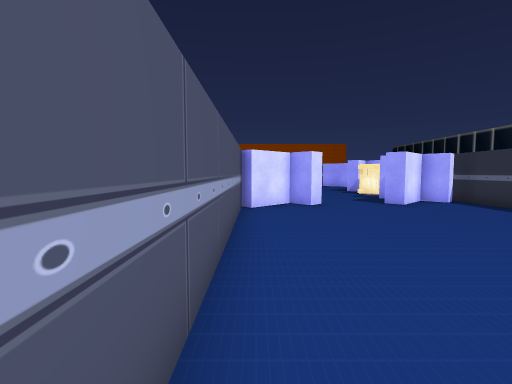
[1] (above)

17 first-person views from a walk through a scene from a Unity 3-D project. The camera is 1.2 m above the floor, tilts 4° down and sees 85° across. The floor is counted in squares, 1 m on a side. Each view is taken from the middle of a square. On the plan, view 1 faces up. The plan holds only what a view shows up to about 13 squares ahead; the rest is blank. The place goes on beyond the plan. The player character is not drawn. Some animated figures are left out.

[2]
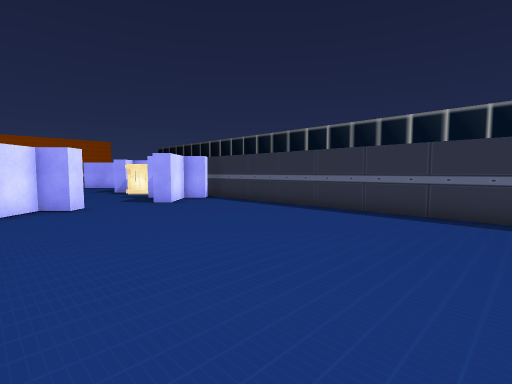

[3]
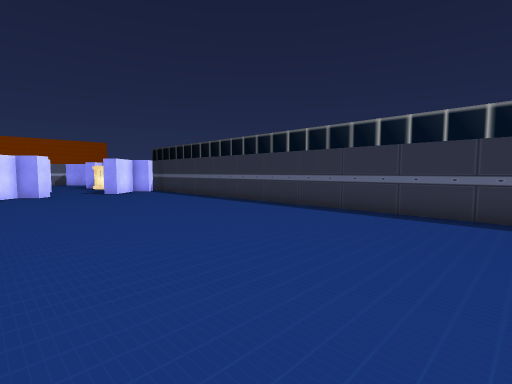

[4]
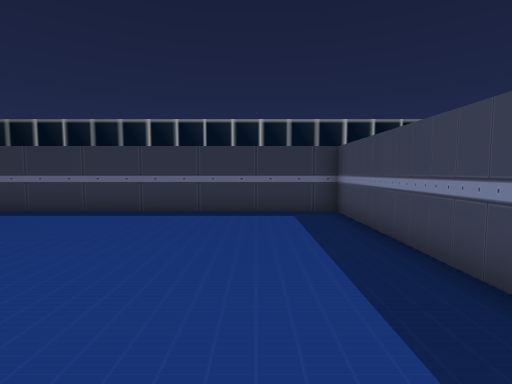

[5]
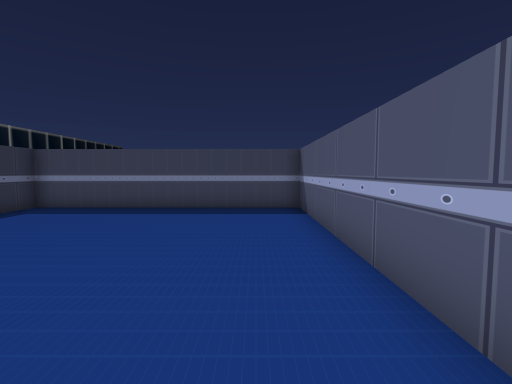

[6]
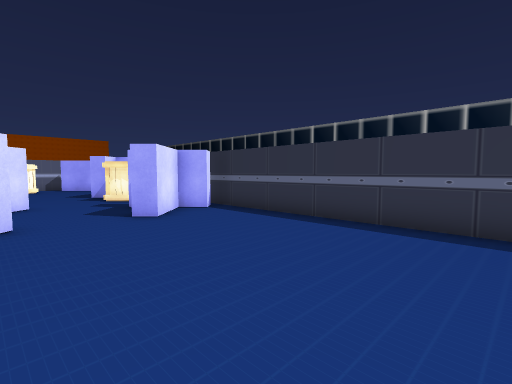

[7]
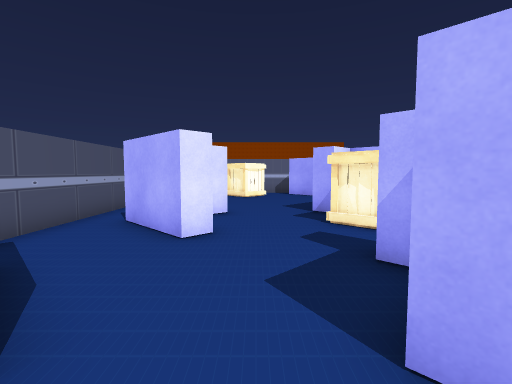

[8]
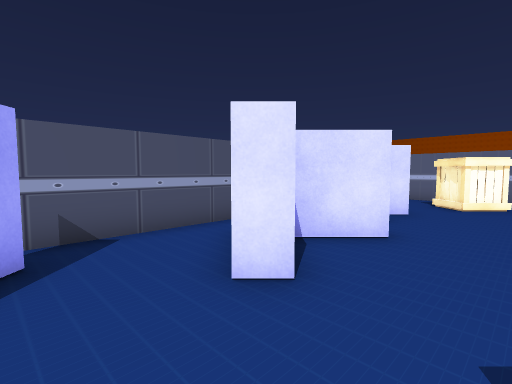

[9]
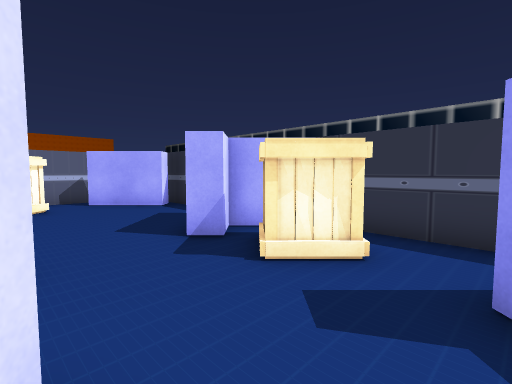

[10]
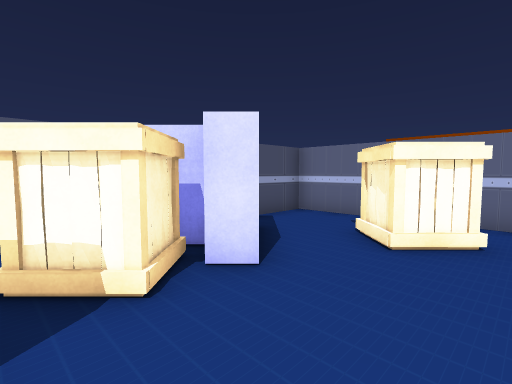

[11]
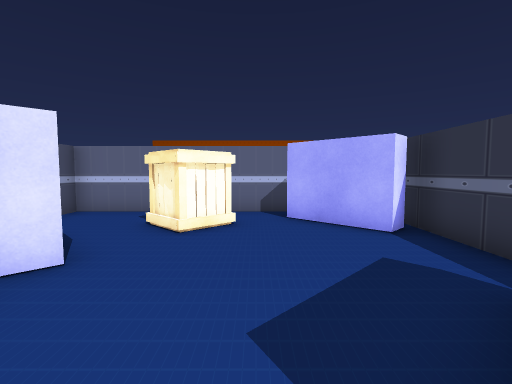

[12]
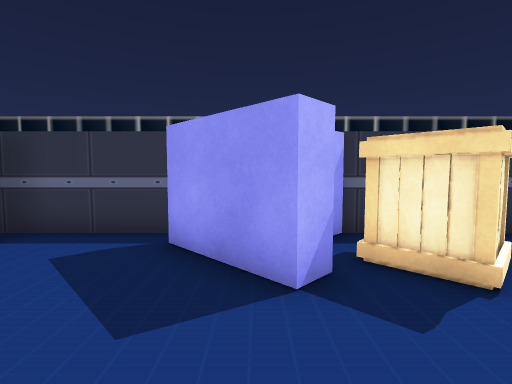

[13]
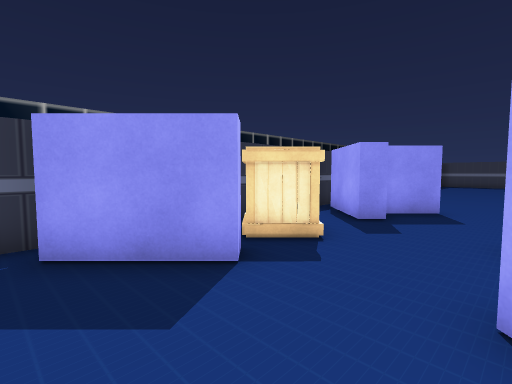

[14]
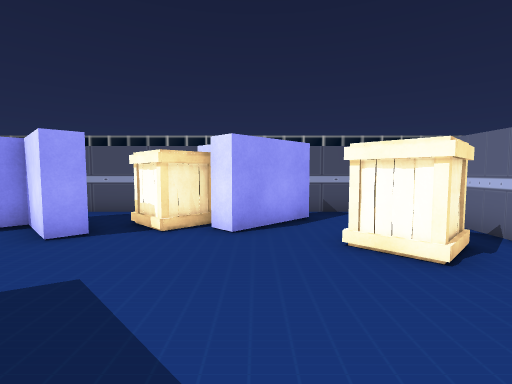

[15]
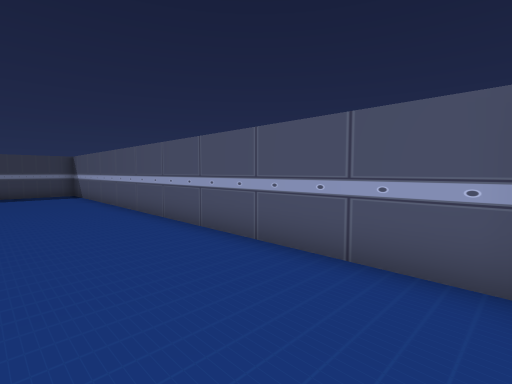

[16]
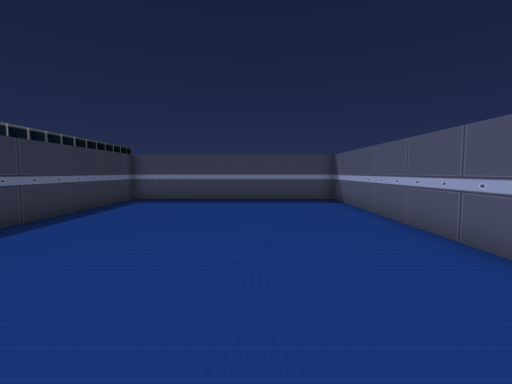

[17]
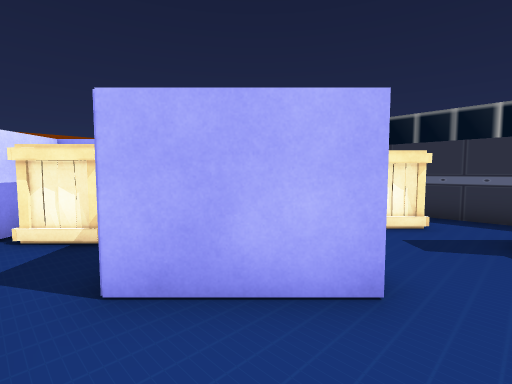

### Floor plan
Points are (right, up) in squares from view 1. A wall is a line through its corners. A room is listed if a view was taken in it or the views show most of it. See-through windows are left out.
Room 1 (views 1, 2, 3, 4, 5, 6, 7, 15, 16)
walls: (2.5, 10.5) (2, 10) (1.3, 10.7) (-0.1, 9.2); (-0.5, 9.6) (-0.5, -7.5) (8.5, -7.5) (8.5, 11); (8, 11.3) (7.5, 10.8) (6.8, 11.5) (5.4, 10.1) (4.9, 10.6)
ways out: opening at (3.5, 11) to room 2; gap at (8, 11) to room 2
Room 2 (views 8, 9, 17)
walls: (3.2, 14.5) (2.7, 14) (0.7, 15.9); (6, 12.4) (5.6, 12.7) (6.1, 13.2) (8, 11.3); (3.2, 17.3) (1.7, 15.9) (2.1, 15.5); (4.9, 10.6) (6, 11.7); (0.5, 12.4) (0.9, 12.1); (-0.5, 15.4) (-0.5, 12.4); (8.5, 11) (8.5, 16.2) (6.9, 17.8) (6.2, 17.1)
ways out: opening at (3.5, 11) to room 1; gap at (8, 11) to room 1; opening at (4.5, 17) to room 3; opening at (0, 16) to room 4
objects: box (6, 15) to (8, 16)
Room 3 (views 10, 11, 12, 13, 14)
walls: (0.6, 22.4) (2.5, 20.5) (2, 20); (6.1, 25.5) (-0.5, 25.5) (-0.5, 22.6); (8.2, 23) (7.7, 22.5) (5.8, 24.4); (2.8, 17.6) (3.2, 17.3); (8.5, 19.3) (8.5, 23.6); (6.2, 17.1) (5.7, 17.6) (7.6, 19.5)
ways out: opening at (4.5, 17) to room 2
objects: box (3, 23) to (4, 24)
Room 4 (no view inside)
walls: (-0.5, 18.6) (-0.5, 15.4); (1.2, 20.6) (0.2, 19.6)
ways out: opening at (0, 16) to room 2
objects: box (1, 18) to (2, 20)

Where each view was taken, in squares from view 1:
view 1: 0 up, 0 right, facing up
view 2: 0 up, 0 right, facing up-right
view 3: 6 down, 0 right, facing up-right
view 4: 5 down, 0 right, facing right
view 5: 2 up, 1 right, facing down
view 6: 3 up, 2 right, facing up-right
view 7: 9 up, 4 right, facing up
view 8: 12 up, 5 right, facing up-left
view 9: 13 up, 3 right, facing up-right
view 10: 18 up, 5 right, facing up-left
view 11: 17 up, 5 right, facing up
view 12: 18 up, 3 right, facing right
view 13: 20 up, 3 right, facing down-right
view 14: 21 up, 8 right, facing left
view 15: 9 up, 3 right, facing down-left
view 16: 5 up, 3 right, facing down
view 17: 13 up, 0 right, facing up-right
